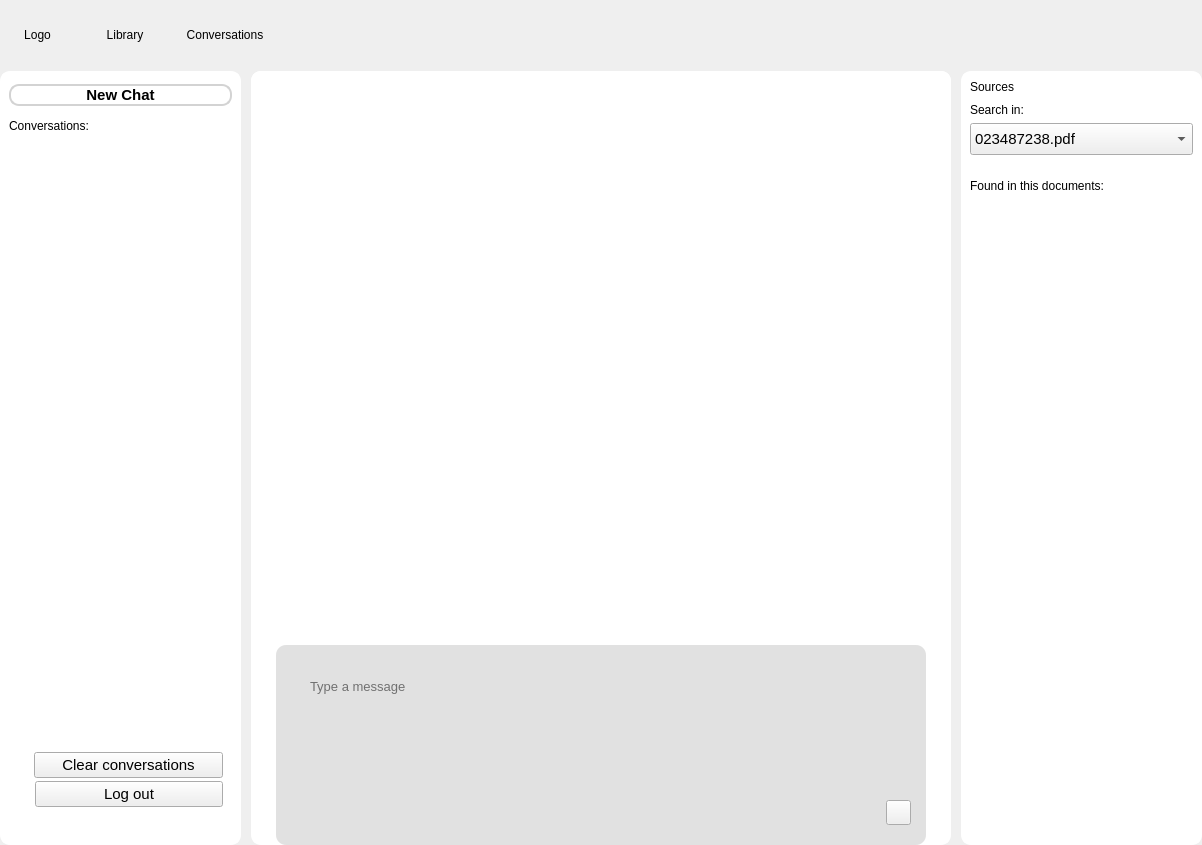
<?xml version="1.0" encoding="UTF-8"?>
<ui version="4.0">
 <class>MainWindow</class>
 <widget class="QMainWindow" name="MainWindow">
  <property name="geometry">
   <rect>
    <x>0</x>
    <y>0</y>
    <width>1202</width>
    <height>845</height>
   </rect>
  </property>
  <property name="windowTitle">
   <string>MainWindow</string>
  </property>
  <widget class="QWidget" name="centralwidget">
   <property name="styleSheet">
    <string notr="true">/* Central widget: Light grey background */
#input_frame_2 {
background-color: rgba(161, 163, 163, 82); 
border: none;  
border-radius: 10px;   
}
#input_textEdit_2{
background-color: rgba(161, 163, 163, 0); 
border: none;  
border-radius: 10px;   
}

QFrame {border:none}
#upper_frame {border: none}
#lower_frame {border: none}
#central_widget {
    background-color: rgb(211, 211, 211); /* Light grey */
}

/* Side widgets: White background with slightly rounded borders */
#side_widget_left, #side_widget_right,  #main_widget, #scrollArea_2  {
    background-color: rgb(255, 255, 255); /* White */
    border: 2px solid rgb(255, 255, 255);    /* Greenish border */
    border-radius: 10px;                  /* Slightly rounded corners */
}


#new_chat_btn{
    border: 2px solid rgb(211, 211, 211);     /* Greenish border */
    border-radius: 10px;
}

#side_widget_left, #side_widget_right,  #main_widget, #scrollArea_2  {
    padding: 10px;
}</string>
   </property>
   <layout class="QVBoxLayout" name="verticalLayout">
    <property name="spacing">
     <number>0</number>
    </property>
    <property name="leftMargin">
     <number>0</number>
    </property>
    <property name="topMargin">
     <number>0</number>
    </property>
    <property name="rightMargin">
     <number>0</number>
    </property>
    <property name="bottomMargin">
     <number>0</number>
    </property>
    <item>
     <widget class="QFrame" name="upper_frame">
      <property name="minimumSize">
       <size>
        <width>911</width>
        <height>71</height>
       </size>
      </property>
      <property name="maximumSize">
       <size>
        <width>16777215</width>
        <height>71</height>
       </size>
      </property>
      <property name="styleSheet">
       <string notr="true">QPushButton {
    border: none;
    padding: 5px;
}

QPushButton:hover {
    background-color: #f0f0f0;
}</string>
      </property>
      <property name="frameShape">
       <enum>QFrame::Shape::StyledPanel</enum>
      </property>
      <property name="frameShadow">
       <enum>QFrame::Shadow::Raised</enum>
      </property>
      <property name="lineWidth">
       <number>0</number>
      </property>
      <layout class="QGridLayout" name="gridLayout_6">
       <property name="leftMargin">
        <number>0</number>
       </property>
       <property name="topMargin">
        <number>0</number>
       </property>
       <property name="rightMargin">
        <number>0</number>
       </property>
       <property name="bottomMargin">
        <number>0</number>
       </property>
       <property name="spacing">
        <number>0</number>
       </property>
       <item row="0" column="0">
        <widget class="QPushButton" name="pushButton_4">
         <property name="minimumSize">
          <size>
           <width>75</width>
           <height>0</height>
          </size>
         </property>
         <property name="text">
          <string>Logo</string>
         </property>
        </widget>
       </item>
       <item row="0" column="4">
        <spacer name="horizontalSpacer_3">
         <property name="orientation">
          <enum>Qt::Orientation::Horizontal</enum>
         </property>
         <property name="sizeHint" stdset="0">
          <size>
           <width>678</width>
           <height>20</height>
          </size>
         </property>
        </spacer>
       </item>
       <item row="0" column="1">
        <widget class="QPushButton" name="pushButton_3">
         <property name="minimumSize">
          <size>
           <width>100</width>
           <height>0</height>
          </size>
         </property>
         <property name="text">
          <string>Library</string>
         </property>
        </widget>
       </item>
       <item row="0" column="2">
        <widget class="QPushButton" name="pushButton_2">
         <property name="minimumSize">
          <size>
           <width>100</width>
           <height>0</height>
          </size>
         </property>
         <property name="text">
          <string>Conversations</string>
         </property>
        </widget>
       </item>
      </layout>
     </widget>
    </item>
    <item>
     <widget class="QFrame" name="lower_frame">
      <property name="minimumSize">
       <size>
        <width>0</width>
        <height>577</height>
       </size>
      </property>
      <property name="styleSheet">
       <string notr="true"/>
      </property>
      <property name="frameShape">
       <enum>QFrame::Shape::StyledPanel</enum>
      </property>
      <property name="frameShadow">
       <enum>QFrame::Shadow::Raised</enum>
      </property>
      <layout class="QHBoxLayout" name="horizontalLayout_13">
       <property name="spacing">
        <number>10</number>
       </property>
       <property name="leftMargin">
        <number>0</number>
       </property>
       <property name="topMargin">
        <number>0</number>
       </property>
       <property name="rightMargin">
        <number>0</number>
       </property>
       <property name="bottomMargin">
        <number>0</number>
       </property>
       <item>
        <widget class="QWidget" name="side_widget_right" native="true">
         <property name="minimumSize">
          <size>
           <width>241</width>
           <height>0</height>
          </size>
         </property>
         <property name="maximumSize">
          <size>
           <width>250</width>
           <height>16777215</height>
          </size>
         </property>
         <property name="styleSheet">
          <string notr="true"/>
         </property>
         <widget class="QFrame" name="frame">
          <property name="geometry">
           <rect>
            <x>0</x>
            <y>0</y>
            <width>241</width>
            <height>48</height>
           </rect>
          </property>
          <property name="styleSheet">
           <string notr="true"/>
          </property>
          <property name="frameShape">
           <enum>QFrame::Shape::StyledPanel</enum>
          </property>
          <property name="frameShadow">
           <enum>QFrame::Shadow::Raised</enum>
          </property>
          <layout class="QVBoxLayout" name="verticalLayout_2">
           <item>
            <widget class="QPushButton" name="new_chat_btn">
             <property name="font">
              <font>
               <pointsize>11</pointsize>
               <bold>true</bold>
              </font>
             </property>
             <property name="styleSheet">
              <string notr="true"/>
             </property>
             <property name="text">
              <string>New Chat</string>
             </property>
             <property name="icon">
              <iconset resource="../static/resource.qrc">
               <normaloff>:/icons/icons/add_google_icon.svg</normaloff>:/icons/icons/add_google_icon.svg</iconset>
             </property>
             <property name="iconSize">
              <size>
               <width>18</width>
               <height>18</height>
              </size>
             </property>
            </widget>
           </item>
          </layout>
         </widget>
         <widget class="QFrame" name="frame_3">
          <property name="geometry">
           <rect>
            <x>0</x>
            <y>48</y>
            <width>241</width>
            <height>374</height>
           </rect>
          </property>
          <property name="minimumSize">
           <size>
            <width>0</width>
            <height>100</height>
           </size>
          </property>
          <property name="frameShape">
           <enum>QFrame::Shape::StyledPanel</enum>
          </property>
          <property name="frameShadow">
           <enum>QFrame::Shadow::Raised</enum>
          </property>
          <layout class="QGridLayout" name="gridLayout">
           <property name="topMargin">
            <number>0</number>
           </property>
           <property name="bottomMargin">
            <number>0</number>
           </property>
           <item row="1" column="0">
            <widget class="QListView" name="chat_list">
             <property name="font">
              <font>
               <pointsize>11</pointsize>
              </font>
             </property>
             <property name="focusPolicy">
              <enum>Qt::FocusPolicy::NoFocus</enum>
             </property>
             <property name="horizontalScrollBarPolicy">
              <enum>Qt::ScrollBarPolicy::ScrollBarAlwaysOff</enum>
             </property>
            </widget>
           </item>
           <item row="0" column="0">
            <widget class="QLabel" name="conversation_label">
             <property name="styleSheet">
              <string notr="true">font: 24pt &quot;American Typewriter&quot;;</string>
             </property>
             <property name="text">
              <string>Conversations:</string>
             </property>
            </widget>
           </item>
          </layout>
         </widget>
         <widget class="QFrame" name="menu_frame">
          <property name="geometry">
           <rect>
            <x>0</x>
            <y>410</y>
            <width>241</width>
            <height>331</height>
           </rect>
          </property>
          <property name="frameShape">
           <enum>QFrame::Shape::StyledPanel</enum>
          </property>
          <property name="frameShadow">
           <enum>QFrame::Shadow::Raised</enum>
          </property>
          <layout class="QVBoxLayout" name="verticalLayout_4">
           <property name="spacing">
            <number>3</number>
           </property>
           <property name="leftMargin">
            <number>9</number>
           </property>
           <property name="topMargin">
            <number>5</number>
           </property>
           <property name="rightMargin">
            <number>9</number>
           </property>
           <property name="bottomMargin">
            <number>5</number>
           </property>
           <item>
            <spacer name="verticalSpacer">
             <property name="orientation">
              <enum>Qt::Orientation::Vertical</enum>
             </property>
             <property name="sizeHint" stdset="0">
              <size>
               <width>20</width>
               <height>40</height>
              </size>
             </property>
            </spacer>
           </item>
           <item>
            <widget class="QFrame" name="frame_7">
             <property name="frameShape">
              <enum>QFrame::Shape::StyledPanel</enum>
             </property>
             <property name="frameShadow">
              <enum>QFrame::Shadow::Raised</enum>
             </property>
             <layout class="QHBoxLayout" name="horizontalLayout_8">
              <property name="spacing">
               <number>0</number>
              </property>
              <property name="leftMargin">
               <number>9</number>
              </property>
              <property name="topMargin">
               <number>0</number>
              </property>
              <property name="rightMargin">
               <number>9</number>
              </property>
              <property name="bottomMargin">
               <number>0</number>
              </property>
              <item>
               <widget class="QLabel" name="label_5">
                <property name="maximumSize">
                 <size>
                  <width>16</width>
                  <height>16</height>
                 </size>
                </property>
                <property name="text">
                 <string/>
                </property>
                <property name="pixmap">
                 <pixmap resource="../static/resource.qrc">:/icons/icons/delete.svg</pixmap>
                </property>
                <property name="scaledContents">
                 <bool>true</bool>
                </property>
               </widget>
              </item>
              <item>
               <widget class="QPushButton" name="pushButton_9">
                <property name="font">
                 <font>
                  <pointsize>11</pointsize>
                 </font>
                </property>
                <property name="styleSheet">
                 <string notr="true">background: none;</string>
                </property>
                <property name="text">
                 <string>Clear conversations</string>
                </property>
               </widget>
              </item>
             </layout>
            </widget>
           </item>
           <item>
            <widget class="QFrame" name="frame_4">
             <property name="frameShape">
              <enum>QFrame::Shape::StyledPanel</enum>
             </property>
             <property name="frameShadow">
              <enum>QFrame::Shadow::Raised</enum>
             </property>
             <layout class="QHBoxLayout" name="horizontalLayout_5">
              <property name="spacing">
               <number>0</number>
              </property>
              <property name="leftMargin">
               <number>9</number>
              </property>
              <property name="topMargin">
               <number>0</number>
              </property>
              <property name="rightMargin">
               <number>9</number>
              </property>
              <property name="bottomMargin">
               <number>0</number>
              </property>
              <item>
               <widget class="QLabel" name="label">
                <property name="maximumSize">
                 <size>
                  <width>17</width>
                  <height>17</height>
                 </size>
                </property>
                <property name="text">
                 <string/>
                </property>
                <property name="pixmap">
                 <pixmap resource="../static/resource.qrc">:/icons/icons/logout.png</pixmap>
                </property>
                <property name="scaledContents">
                 <bool>true</bool>
                </property>
               </widget>
              </item>
              <item>
               <widget class="QPushButton" name="pushButton_6">
                <property name="font">
                 <font>
                  <pointsize>11</pointsize>
                 </font>
                </property>
                <property name="styleSheet">
                 <string notr="true">background: none;</string>
                </property>
                <property name="text">
                 <string>Log out</string>
                </property>
               </widget>
              </item>
             </layout>
            </widget>
           </item>
          </layout>
         </widget>
        </widget>
       </item>
       <item>
        <widget class="QWidget" name="main_widget" native="true">
         <property name="styleSheet">
          <string notr="true"/>
         </property>
         <layout class="QGridLayout" name="gridLayout_7">
          <property name="leftMargin">
           <number>0</number>
          </property>
          <property name="topMargin">
           <number>0</number>
          </property>
          <property name="rightMargin">
           <number>0</number>
          </property>
          <property name="bottomMargin">
           <number>0</number>
          </property>
          <property name="horizontalSpacing">
           <number>10</number>
          </property>
          <property name="verticalSpacing">
           <number>6</number>
          </property>
          <item row="1" column="0">
           <spacer name="horizontalSpacer_4">
            <property name="orientation">
             <enum>Qt::Orientation::Horizontal</enum>
            </property>
            <property name="sizeHint" stdset="0">
             <size>
              <width>40</width>
              <height>20</height>
             </size>
            </property>
           </spacer>
          </item>
          <item row="1" column="2">
           <spacer name="horizontalSpacer_5">
            <property name="orientation">
             <enum>Qt::Orientation::Horizontal</enum>
            </property>
            <property name="sizeHint" stdset="0">
             <size>
              <width>40</width>
              <height>20</height>
             </size>
            </property>
           </spacer>
          </item>
          <item row="1" column="1">
           <widget class="QFrame" name="input_frame_2">
            <property name="minimumSize">
             <size>
              <width>650</width>
              <height>0</height>
             </size>
            </property>
            <property name="maximumSize">
             <size>
              <width>16777215</width>
              <height>200</height>
             </size>
            </property>
            <property name="styleSheet">
             <string notr="true">padding: 10px;</string>
            </property>
            <property name="frameShape">
             <enum>QFrame::Shape::StyledPanel</enum>
            </property>
            <property name="frameShadow">
             <enum>QFrame::Shadow::Raised</enum>
            </property>
            <layout class="QGridLayout" name="gridLayout_8">
             <property name="leftMargin">
              <number>10</number>
             </property>
             <property name="topMargin">
              <number>10</number>
             </property>
             <property name="rightMargin">
              <number>5</number>
             </property>
             <property name="bottomMargin">
              <number>10</number>
             </property>
             <property name="spacing">
              <number>0</number>
             </property>
             <item row="0" column="0" rowspan="2">
              <widget class="QTextEdit" name="input_textEdit_2">
               <property name="font">
                <font>
                 <pointsize>10</pointsize>
                </font>
               </property>
               <property name="styleSheet">
                <string notr="true">border: none;</string>
               </property>
               <property name="placeholderText">
                <string>Type a message</string>
               </property>
              </widget>
             </item>
             <item row="0" column="1">
              <spacer name="verticalSpacer_4">
               <property name="orientation">
                <enum>Qt::Orientation::Vertical</enum>
               </property>
               <property name="sizeHint" stdset="0">
                <size>
                 <width>20</width>
                 <height>40</height>
                </size>
               </property>
              </spacer>
             </item>
             <item row="1" column="1">
              <widget class="QPushButton" name="send_btn_2">
               <property name="minimumSize">
                <size>
                 <width>25</width>
                 <height>25</height>
                </size>
               </property>
               <property name="maximumSize">
                <size>
                 <width>25</width>
                 <height>25</height>
                </size>
               </property>
               <property name="styleSheet">
                <string notr="true">#send_btn {
border: none;
padding: 5px;
border-radius: 5px;
background:transparent;
}

#send_btn:hover {
	background: #ececf1;
}</string>
               </property>
               <property name="text">
                <string/>
               </property>
               <property name="icon">
                <iconset resource="../static/resource.qrc">
                 <normaloff>:/icons/icons/send.svg</normaloff>:/icons/icons/send.svg</iconset>
               </property>
               <property name="iconSize">
                <size>
                 <width>16</width>
                 <height>16</height>
                </size>
               </property>
               <property name="checkable">
                <bool>false</bool>
               </property>
              </widget>
             </item>
            </layout>
           </widget>
          </item>
          <item row="0" column="0" colspan="3">
           <widget class="QScrollArea" name="scrollArea_2">
            <property name="styleSheet">
             <string notr="true">border: none;</string>
            </property>
            <property name="widgetResizable">
             <bool>true</bool>
            </property>
            <widget class="QWidget" name="scrollAreaWidgetContents_3">
             <property name="geometry">
              <rect>
               <x>0</x>
               <y>0</y>
               <width>680</width>
               <height>524</height>
              </rect>
             </property>
             <layout class="QGridLayout" name="gridLayout_9">
              <property name="verticalSpacing">
               <number>50</number>
              </property>
              <item row="0" column="0">
               <spacer name="verticalSpacer_2">
                <property name="orientation">
                 <enum>Qt::Orientation::Vertical</enum>
                </property>
                <property name="sizeHint" stdset="0">
                 <size>
                  <width>20</width>
                  <height>40</height>
                 </size>
                </property>
               </spacer>
              </item>
             </layout>
            </widget>
           </widget>
          </item>
         </layout>
        </widget>
       </item>
       <item>
        <widget class="QWidget" name="side_widget_left" native="true">
         <property name="minimumSize">
          <size>
           <width>241</width>
           <height>0</height>
          </size>
         </property>
         <property name="maximumSize">
          <size>
           <width>250</width>
           <height>16777215</height>
          </size>
         </property>
         <property name="styleSheet">
          <string notr="true">
</string>
         </property>
         <layout class="QVBoxLayout" name="verticalLayout_5">
          <property name="spacing">
           <number>0</number>
          </property>
          <property name="leftMargin">
           <number>0</number>
          </property>
          <property name="topMargin">
           <number>0</number>
          </property>
          <property name="rightMargin">
           <number>0</number>
          </property>
          <property name="bottomMargin">
           <number>0</number>
          </property>
          <item>
           <widget class="QFrame" name="frame_2">
            <property name="styleSheet">
             <string notr="true">border: none</string>
            </property>
            <property name="frameShape">
             <enum>QFrame::Shape::StyledPanel</enum>
            </property>
            <property name="frameShadow">
             <enum>QFrame::Shadow::Raised</enum>
            </property>
            <layout class="QVBoxLayout" name="verticalLayout_6">
             <item>
              <widget class="QLabel" name="label_6">
               <property name="styleSheet">
                <string notr="true">font: 24pt &quot;American Typewriter&quot;;</string>
               </property>
               <property name="text">
                <string>Sources</string>
               </property>
              </widget>
             </item>
            </layout>
           </widget>
          </item>
          <item>
           <widget class="QFrame" name="frame_8">
            <property name="minimumSize">
             <size>
              <width>0</width>
              <height>100</height>
             </size>
            </property>
            <property name="frameShape">
             <enum>QFrame::Shape::StyledPanel</enum>
            </property>
            <property name="frameShadow">
             <enum>QFrame::Shadow::Raised</enum>
            </property>
            <layout class="QGridLayout" name="gridLayout_4">
             <property name="topMargin">
              <number>0</number>
             </property>
             <property name="bottomMargin">
              <number>0</number>
             </property>
             <item row="0" column="0">
              <widget class="QLabel" name="label_7">
               <property name="styleSheet">
                <string notr="true">border: none</string>
               </property>
               <property name="text">
                <string>Search in:</string>
               </property>
              </widget>
             </item>
             <item row="4" column="0">
              <widget class="QListView" name="chat_list_2">
               <property name="font">
                <font>
                 <pointsize>11</pointsize>
                </font>
               </property>
               <property name="focusPolicy">
                <enum>Qt::FocusPolicy::NoFocus</enum>
               </property>
               <property name="styleSheet">
                <string notr="true">background-color: rgba(255, 255, 255, 0);</string>
               </property>
               <property name="horizontalScrollBarPolicy">
                <enum>Qt::ScrollBarPolicy::ScrollBarAlwaysOff</enum>
               </property>
              </widget>
             </item>
             <item row="1" column="0">
              <widget class="QComboBox" name="comboBox_2">
               <property name="minimumSize">
                <size>
                 <width>0</width>
                 <height>32</height>
                </size>
               </property>
               <property name="font">
                <font>
                 <pointsize>11</pointsize>
                </font>
               </property>
               <property name="focusPolicy">
                <enum>Qt::FocusPolicy::NoFocus</enum>
               </property>
               <property name="styleSheet">
                <string notr="true">#comboBox QListView {
	padding-top:5px;
	font-size: 11px;
	background-color: #2a2b32;
	outline: 0px;  /*去虚线*/
	border-radius: 0px;
}

#comboBox QListView::item{
	padding-left:5px;
	background: transparent;
	padding:5px;
	color: #fff;
}
#comboBox QListView::item:hover{
   background-color:#1e90ff;
}

#comboBox QListView::item:selected{
   background-color:#1e90ff;
}</string>
               </property>
               <item>
                <property name="text">
                 <string>023487238.pdf </string>
                </property>
               </item>
               <item>
                <property name="text">
                 <string>test1.pdf</string>
                </property>
               </item>
               <item>
                <property name="text">
                 <string>some_other.pdf</string>
                </property>
               </item>
               <item>
                <property name="text">
                 <string>.......</string>
                </property>
               </item>
              </widget>
             </item>
             <item row="3" column="0">
              <widget class="QLabel" name="label_8">
               <property name="minimumSize">
                <size>
                 <width>0</width>
                 <height>50</height>
                </size>
               </property>
               <property name="text">
                <string>Found in this documents:</string>
               </property>
              </widget>
             </item>
            </layout>
           </widget>
          </item>
         </layout>
        </widget>
       </item>
      </layout>
     </widget>
    </item>
   </layout>
  </widget>
  <widget class="QMenuBar" name="menubar">
   <property name="geometry">
    <rect>
     <x>0</x>
     <y>0</y>
     <width>1202</width>
     <height>24</height>
    </rect>
   </property>
  </widget>
 </widget>
 <resources>
  <include location="../static/resource.qrc"/>
  <include location="../../PyQt5-Video-Book/#015_ChatGTP Desktop Application/static/resource.qrc"/>
  <include location="../static/resource.qrc"/>
  <include location="../../../.designer/PyQt5-Video-Book/#015_ChatGTP Desktop Application/static/resource.qrc"/>
 </resources>
 <connections/>
</ui>
